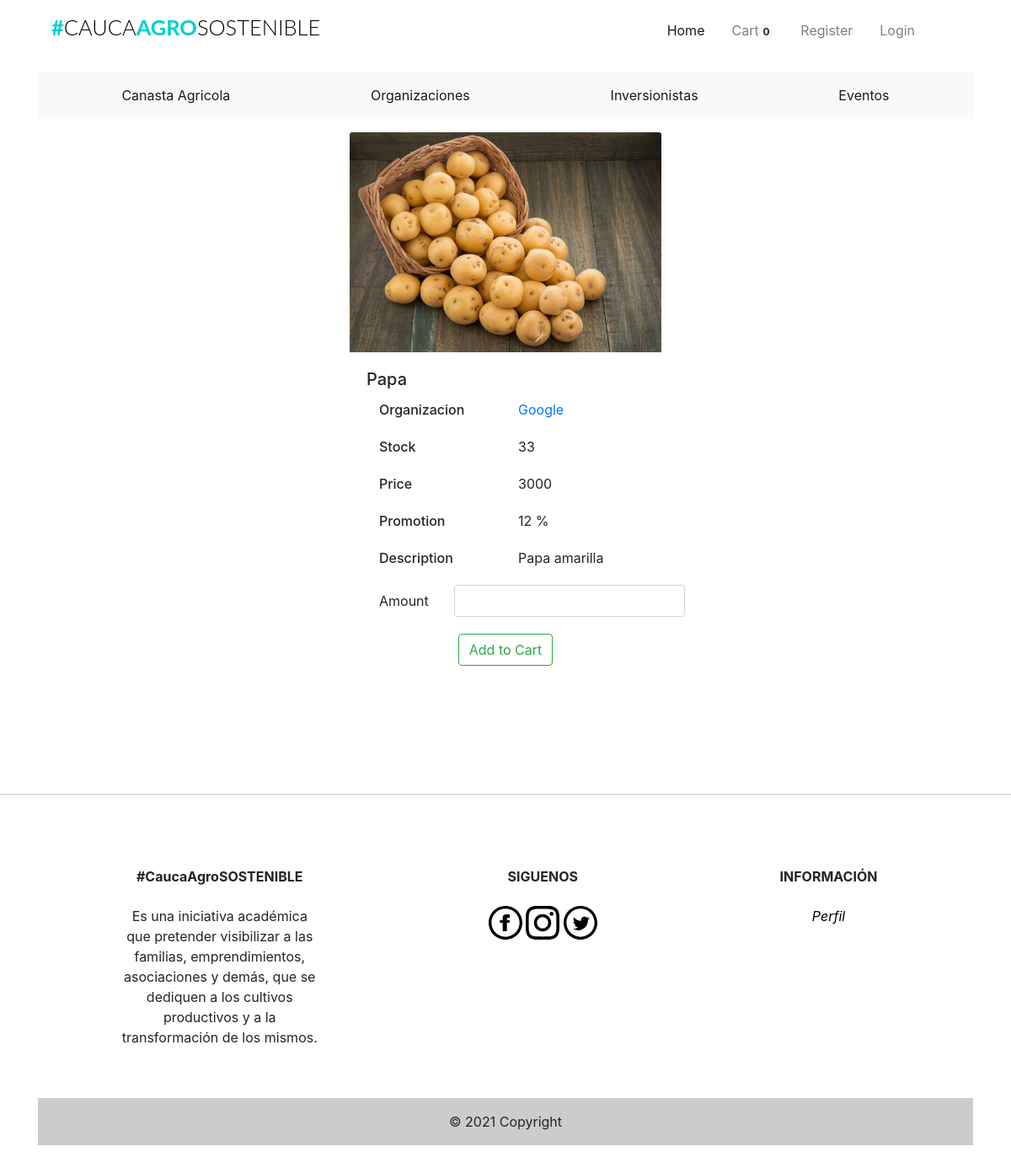
Before: /product/1 with the older database file.
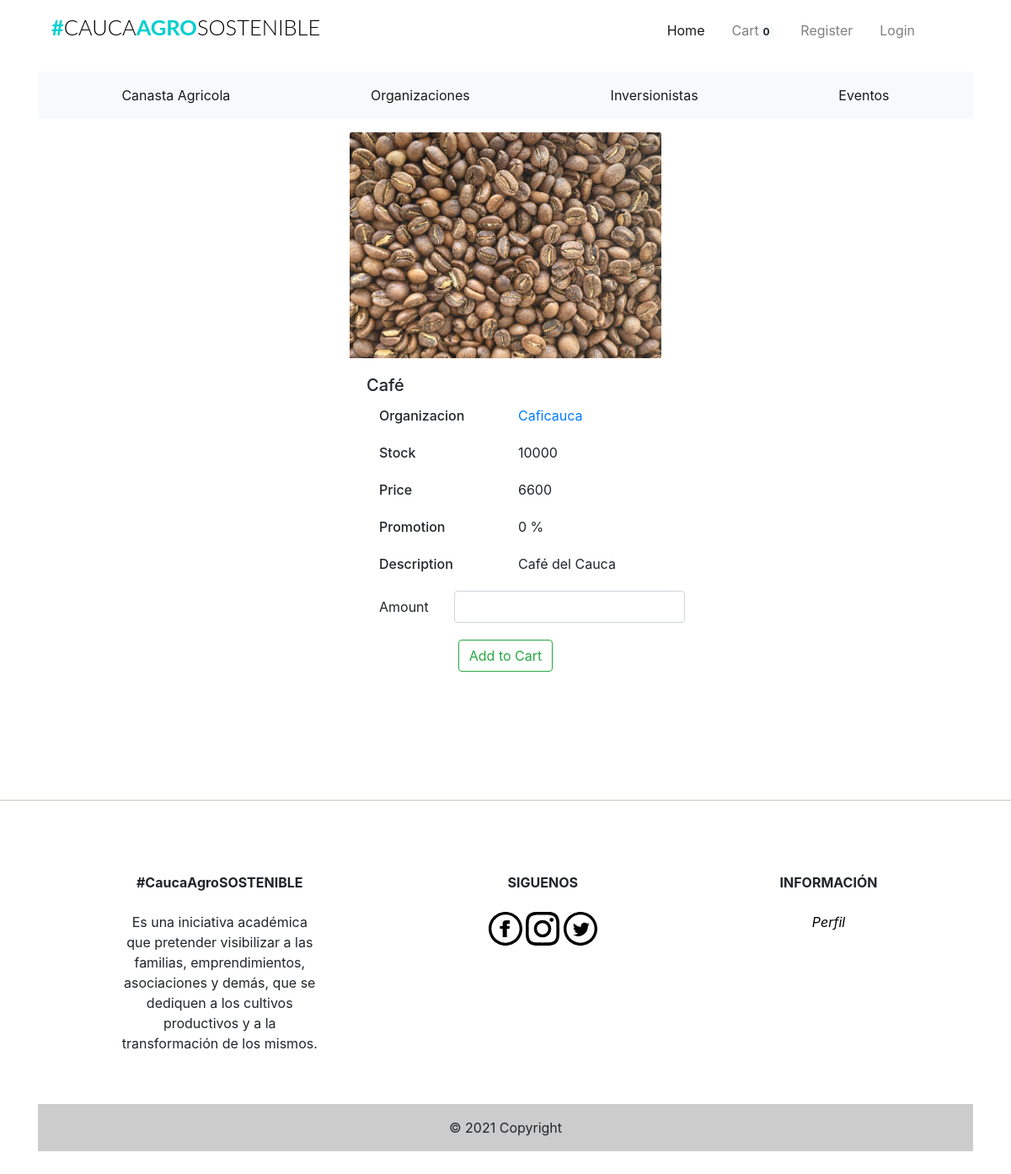
After: the same page with the newer database file.
### app/models.py (models this page shows, shortened)
class Products(db.Model):
    __tablename__ = 'products'
    id = db.Column(db.Integer, primary_key=True)
    product_name = db.Column(db.String(100), index=True)
    product_price = db.Column(db.Integer, index=True)
    product_image = db.Column(db.String(120))
    product_description = db.Column(db.String(200))
    product_stock = db.Column(db.Integer)
    promotion_value = db.Column(db.Integer, index=True)
    organizacion_id = db.Column(db.Integer, db.ForeignKey('organizaciones.id'))
    order = db.relationship(
        'Orders', secondary=association_table, backref='my_orders', lazy='dynamic')

class Organizaciones(db.Model):
    __tablename__ = 'organizaciones'
    id = db.Column(db.Integer, primary_key=True)
    organizacion_name = db.Column(db.String(20), index=True)
    organizacion_image = db.Column(db.String(120))
    organizacion_location = db.Column(db.String(120))
    organizacion_phone = db.Column(db.String(15))
    product = db.relationship('Products', backref='products_organizaciones')

### app/home/routes.py (the view, shortened to what this page needs)
@home.route('/product/<int:id>', methods=["GET", "POST"])
def product_details(id):
    if current_user.is_anonymous:
        count = 0
    else:
        count = Kart.query.filter_by(user_id=current_user.id).count()
        user = current_user.id
    form = Variations()
    product_detail = Products.query.filter_by(id=id).first_or_404()
    organizacion = Organizaciones.query.filter_by(id=product_detail.organizacion_id).first_or_404()
    return render_template("home/productdetails.html",
                           product_detail=product_detail, title=product_detail.product_name,
                           form=form, count=count, organizacion=organizacion)

### app/admin/forms.py
class Variations(FlaskForm):
    amount = IntegerField('Amount', validators=[validators.DataRequired()])
    submit = SubmitField('Add to Cart')

### app/templates/home/productdetails.html (shortened to what this page needs)
{% extends "base.html" %}
{% block body %}
{% if product_detail %}
<div class="container mt-1 mb-3"
  <div class="card" style="width: 25rem;">
    <img src="{{ product_detail.product_image }}" class="card-img-top" alt="{{ product_detail.name }}">
    <div class="card-body">
      <h5 class="card-title">{{ product_detail.product_name }}</h5>
       <div class="row justify-content-center align-items-center">
          <div class="col-sm">
            <h6 class="card-subtitle mt-0">Organizacion</h6>
          </div>
          <div class="col-sm">
            <a href="{{ url_for('home.organizacion_details', organizacion_name=organizacion.organizacion_name) }} ">
              <p class="card-text mt-0">{{ organizacion.organizacion_name }}</p>
            </a>
          </div>
      </div>
      <div class="row justify-content-center align-items-center">
          <div class="col-sm">
            <h6 class="card-subtitle mt-0">Stock</h6>
          </div>
          <div class="col-sm">
            <p class="card-text mt-0">{{ product_detail.product_stock }}</p>
          </div>
      </div>
       <div class="row justify-content-center align-items-center">
          <div class="col-sm">
            <h6 class="card-subtitle mt-0">Price</h6>
          </div>
          <div class="col-sm">
            <p class="card-text mt-0">{{ product_detail.product_price }}</p>
          </div>
      </div>
       <div class="row justify-content-center align-items-center">
          <div class="col-sm">
            <h6 class="card-subtitle mt-0">Promotion</h6>
          </div>
          <div class="col-sm">
            <p class="card-text mt-0">{{ product_detail.promotion_value }} %</p>
          </div>
      </div>
       <div class="row justify-content-center align-items-center">
          <div class="col-sm">
            <h6 class="card-subtitle mt-0">Description</h6>
          </div>
          <div class="col-sm">
            <p class="card-text mt-0">{{ product_detail.product_description }}</p>
          </div>
      </div>
     <form class="form-inline" method="POST">
        <div class="row">
          <div class="form-group">
            <div class="col-sm">
              {{ form.amount.label(class="form-control-label") }}
            </div>
            <div class="col-sm">
              {{ form.amount(class="form-control form-control") }}
            </div>
          </div>
        </div>
        <div class="row">
          <div class="col-sm">
              <div class="form-group">
                {{ form.submit(class="btn btn-outline-success") }}
              </div>
          </div>
        </div>
      </form>
  </div>
</div>
{% endif %}
{% endblock %}

Changed rows visible on the page:
changed Products: product_image: a different picture; product_name "Papa" → "Café"; product_stock "33" → "10000"; product_price "3000" → "6600"; promotion_value "12" → "0"; product_description "Papa amarilla" → "Café del Cauca"
changed Organizaciones: organizacion_name "Google" → "Caficauca"
